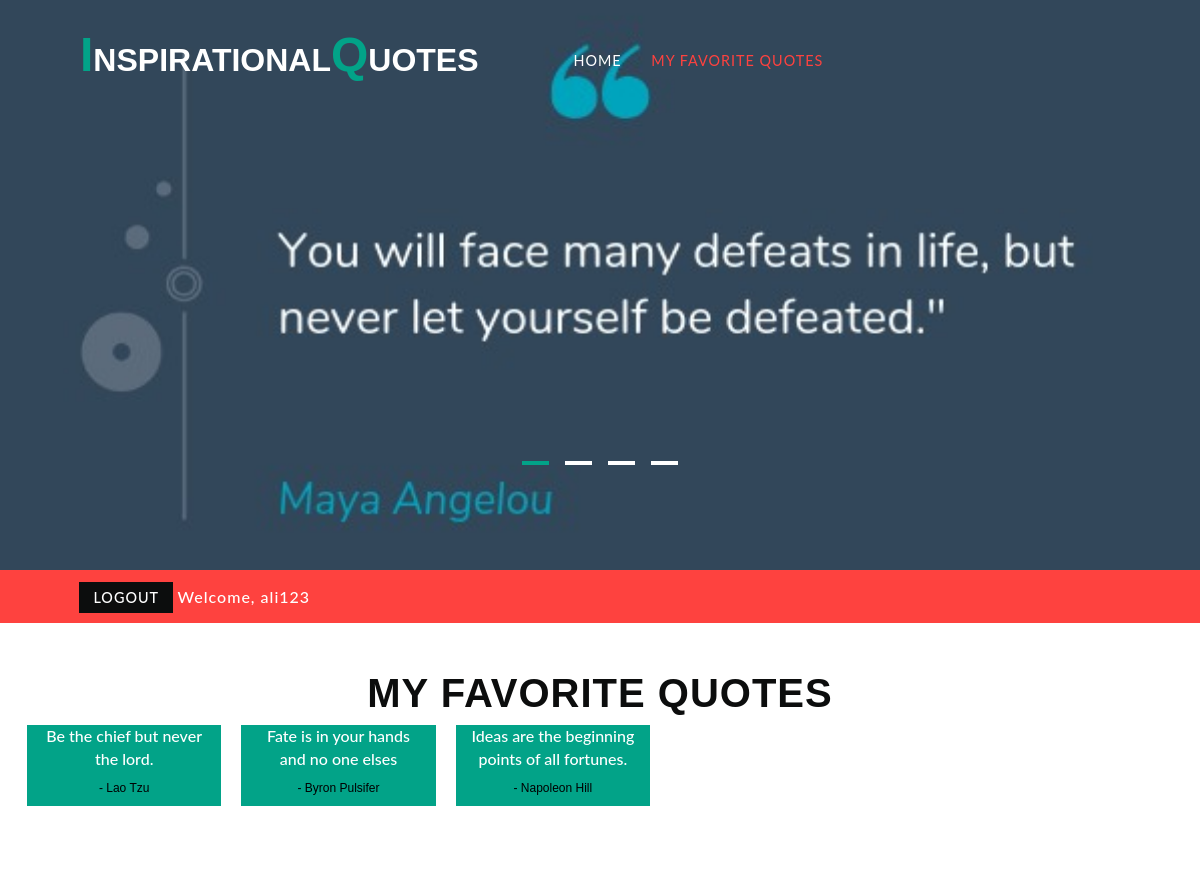
The page /favorite.php (signed in) on the database its author committed.
### tables this page shows
CREATE TABLE `favorite` (
  `favID` int(255) NOT NULL,
  `id` int(255) NOT NULL,
  `quote` varchar(100) NOT NULL,
  `author` varchar(100) NOT NULL
);

### favorite.php (the view, shortened to what this page needs)
<?php
$title="MyFavorite";
require("header.php");
?>
<div class="w3_content_agilleinfo_inner">
	<div class="agile_featured_movies">
		<div class="inner-agile-w3l-part-head ">
			<h3 class="w3l-inner-h-title">My Favorite Quotes</h3>
				<?PHP
					if( isset($_SESSION['id'])){
						$id = $_SESSION['id'];
						$q = "SELECT * FROM favorite Where id = '$id' ";
						$result = $con->query($q);
			    ?>
            <div class="row">
			<?PHP $i = 0;
				while($mov = $result->fetch_assoc() ) {
			?>
<div class="col-lg-2" style="background-color: #02a388; margin:10px; color: white;">
<?PHP echo $mov['quote'];?>
<div class="w3l-movie-text" style="color:black;" ><h6>
- <?PHP echo $mov['author'];?>
</h6>
</div>
</div>
<?PHP } ?>
</div>
<?PHP
	}else{
		echo "<div class='text-danger'>You must be logged in</div>";
	}
?>
</div>
</div>
</div>
</body>
</html>

### header.php (shortened to what this page needs)
<!DOCTYPE html>
<html>
<head>
<link href="css/bootstrap.css" rel="stylesheet" type="text/css" media="all" />
<link href="css/easy-responsive-tabs.css" rel='stylesheet' type='text/css'/>
<link rel="stylesheet" type="text/css" href="css/zoomslider.css" />
<link rel="stylesheet" type="text/css" href="css/style.css" />
<link href="css/font-awesome.css" rel="stylesheet">
</head>
<body>
   <div id="demo-1" data-zs-src='["images/23.jpg", "images/24.jpg", "images/25.jpg","images/26.jpg"]' data-zs-overlay="dots">
		<div class="demo-inner-content">
			   <div class="header-w3-agileits" id="home">
			        <div class="inner-header-agile">
				        <nav class="navbar navbar-default">
					        <div class="navbar-header">
						       <h1><a  href="index.php"><span>I</span>nspirational<span>Q</span>uotes</a></h1>
					        </div>
						<div class="collapse navbar-collapse" id="bs-example-navbar-collapse-1">
							<ul class="nav navbar-nav">
								<li  class="<?php if($title=="home") {echo "active";} ?> "><a id="home" href="index.php">Home</a></li>
								<li  class="<?php if($title=="MyFavorite") {echo "active";} ?>"><a id="favorite" href="favorite.php">My Favorite Quotes</a></li>
							</ul>
					</div>
                </div>
        </div>
	    </div>
    </div>
               		<a href="#home" id="toTop" class="scroll" style="display: block;"> <span id="toTopHover" style="opacity: 1;"> </span></a>
	<div class="w3_agilits_banner_bootm">
		<div class="w3_agilits_inner_bottom">
			<div class="col-md-6 wthree_agile_login">
					<ul>
					<?PHP if(isset($_SESSION) && isset($_SESSION['id']) ){?>
							<li><a href="index.php?logout=yes" class="login reg">Logout</a></li>
							<li>Welcome, <?PHP echo $_SESSION['username'];?></li>
						<?PHP }else{ ?>
							<li><a href="#" class="login reg"  data-toggle="modal" data-target="#myRegister">Register</a></li>
							<li><a href="#" class="login reg"  data-toggle="modal" data-target="#myLogin">Login</a></li>
						<?PHP } ?>
			</div>
		</div>
	</div>
	</body>
</html>

### css/easy-responsive-tabs.css (style rules this page uses)
body { margin: 0px; padding: 0px; background: #f5f5f5; font-weight: 500; }

### css/zoomslider.css (style rules this page uses)
.zs-enabled { position:relative }
#demo-1 { position: relative; width: 100%; min-height: 658px; background-color: #999; }
.demo-inner-content { position: relative; z-index: 2; }
@media (max-width:1440px) { #demo-1 { min-height: 630px; } }
@media (max-width:1366px) { #demo-1 { min-height:600px; } }
@media (max-width:1280px) { #demo-1 { min-height:570px; } }

### css/style.css (style rules this page uses)
html, body { font-size: 100%; font-family: 'Lato', sans-serif; background: #ffffff; margin: 0px!important; }
h1, h2, h3, h4, h5, h6 { font-family: 'Montserrat', sans-serif; margin: 0; }
ul, label { margin: 0; padding: 0; }
.header-w3-agileits { padding-top: 1em; }
.inner-header-agile { padding: 0 5em; position: relative; }
.navbar-header h1 { font-size: 2em; display: block; text-transform: uppercase; }
.navbar-header h1 a { color: #FFFFFF; text-decoration: none; display: inline-block; line-height: 78px; font-weight: bold; }
h1 span { color: #02a388; font-size: 1.5em; }
ul.nav.navbar-nav { margin-left: 11em; margin-top: 1.3em; }
.navbar-default { background: none; border: none; margin: 0; min-height: inherit; }
.navbar-default .navbar-nav>.active>a, .navbar-default .navbar-nav>.active>a:hover, .navbar-default .navbar-nav>.active>a:focus { color: #fe423f; background: none!important; }
.navbar-nav>li { margin: 0 0.3em; }
.navbar-default .navbar-nav>li>a { font-size: 0.9em; padding: 1em 0.7em; position: relative; font-weight: 400; text-transform: uppercase; font-family: 'Lato', sans-serif; letter-spacing: 1px; color: #fff; }
.navbar-collapse { padding: 0!important; }
ul.nav.navbar-nav li.active { border-right: none; }
.w3_agilits_banner_bootm { padding: 1em 0 2.3em 0; background: #fe423f; }
.w3_agilits_inner_bottom { margin: 0 auto; padding: 0 4em; }
.wthree_agile_login { float: left; }
a.login { background: #0c0d0d; color: #fff; padding: 0.5em 1em; letter-spacing: 1px; text-transform: uppercase; font-size: 0.9em; margin-left: 3em; }
a.login.reg { margin-left: 0em; }
.wthree_agile_login ul li { letter-spacing: 1px; list-style: none; display: inline-block; color: #fff; }
.w3_content_agilleinfo_inner { padding: 3em 0; }
.agile_featured_movies { padding: 0 2em; }
.w3l-movie-text { margin: 0.7em 0; }
.inner-agile-w3l-part-head { text-align: center; margin-bottom: 2em; }
h3.w3l-inner-h-title { text-align: center; color: #0c0d0d; font-size: 2.5em; letter-spacing: 1px; text-transform: uppercase; font-weight: 700; }
div#home { padding: 1em 0 0; }
#toTop { display: none; text-decoration: none; position: fixed; bottom: 10px; right: 10px; overflow: hidden; width: 40px; height: 22px; border: none; text-indent: 100%; background: url(../images/move-top.png) no-repeat 0px 0px; }
@media (max-width:1280px) { ul.nav.navbar-nav { margin-left: 5em; margin-top: 1.3em; } }

### rows shown on the page
favorite: quote "Be the chief but never the lord.", author "Lao Tzu"
favorite: quote "Fate is in your hands and no one elses", author "Byron Pulsifer"
favorite: quote "Ideas are the beginning points of all fortunes.", author "Napoleon Hill"

### other values the page prints
$_SESSION['username'] "ali123"
